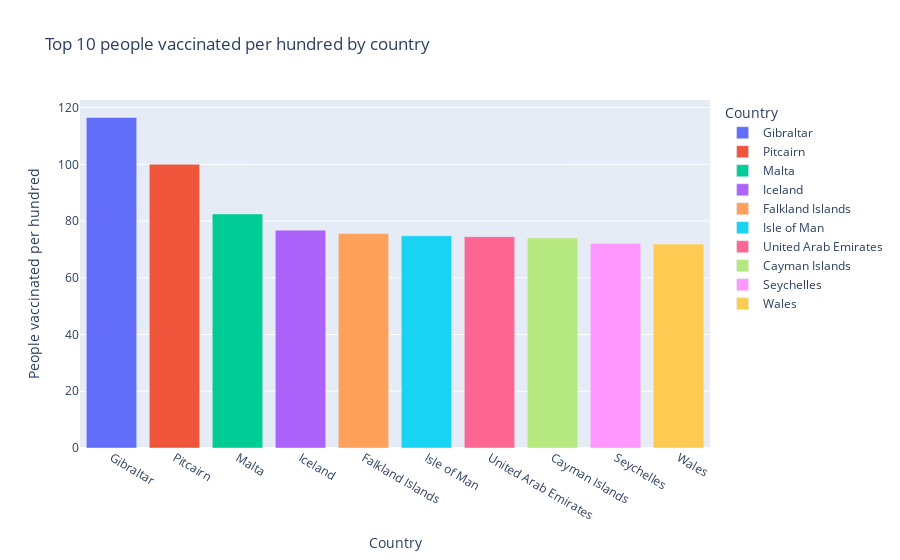

Notebook cell for this chart:
### Code cell
px.bar(people_vaccinated_per_hundred, x = "country", y = "people_vaccinated_per_hundred", labels = {"country":"Country", "people_vaccinated_per_hundred":"People vaccinated per hundred"}, title = "Top 10 people vaccinated per hundred by country", color = "country" )

### Figure 1 — Plotly figure (JSON) as saved in the notebook; plotly's stock layout.template omitted (floating-point values rounded to 4 significant figures)
{"data": [{"alignmentgroup": "True", "hovertemplate": "Country=%{x}<br>People vaccinated per hundred=%{y}<extra></extra>", "legendgroup": "Gibraltar", "marker": {"color": "#636efa"}, "name": "Gibraltar", "offsetgroup": "Gibraltar", "orientation": "v", "showlegend": true, "textposition": "auto", "type": "bar", "x": ["Gibraltar"], "xaxis": "x", "y": [116.5], "yaxis": "y"}, {"alignmentgroup": "True", "hovertemplate": "Country=%{x}<br>People vaccinated per hundred=%{y}<extra></extra>", "legendgroup": "Pitcairn", "marker": {"color": "#EF553B"}, "name": "Pitcairn", "offsetgroup": "Pitcairn", "orientation": "v", "showlegend": true, "textposition": "auto", "type": "bar", "x": ["Pitcairn"], "xaxis": "x", "y": [100], "yaxis": "y"}, {"alignmentgroup": "True", "hovertemplate": "Country=%{x}<br>People vaccinated per hundred=%{y}<extra></extra>", "legendgroup": "Malta", "marker": {"color": "#00cc96"}, "name": "Malta", "offsetgroup": "Malta", "orientation": "v", "showlegend": true, "textposition": "auto", "type": "bar", "x": ["Malta"], "xaxis": "x", "y": [82.5], "yaxis": "y"}, {"alignmentgroup": "True", "hovertemplate": "Country=%{x}<br>People vaccinated per hundred=%{y}<extra></extra>", "legendgroup": "Iceland", "marker": {"color": "#ab63fa"}, "name": "Iceland", "offsetgroup": "Iceland", "orientation": "v", "showlegend": true, "textposition": "auto", "type": "bar", "x": ["Iceland"], "xaxis": "x", "y": [76.79], "yaxis": "y"}, {"alignmentgroup": "True", "hovertemplate": "Country=%{x}<br>People vaccinated per hundred=%{y}<extra></extra>", "legendgroup": "Falkland Islands", "marker": {"color": "#FFA15A"}, "name": "Falkland Islands", "offsetgroup": "Falkland Islands", "orientation": "v", "showlegend": true, "textposition": "auto", "type": "bar", "x": ["Falkland Islands"], "xaxis": "x", "y": [75.57], "yaxis": "y"}, {"alignmentgroup": "True", "hovertemplate": "Country=%{x}<br>People vaccinated per hundred=%{y}<extra></extra>", "legendgroup": "Isle of Man", "marker": {"color": "#19d3f3"}, "name": "Isle of Man", "offsetgroup": "Isle of Man", "orientation": "v", "showlegend": true, "textposition": "auto", "type": "bar", "x": ["Isle of Man"], "xaxis": "x", "y": [74.82], "yaxis": "y"}, {"alignmentgroup": "True", "hovertemplate": "Country=%{x}<br>People vaccinated per hundred=%{y}<extra></extra>", "legendgroup": "United Arab Emirates", "marker": {"color": "#FF6692"}, "name": "United Arab Emirates", "offsetgroup": "United Arab Emirates", "orientation": "v", "showlegend": true, "textposition": "auto", "type": "bar", "x": ["United Arab Emirates"], "xaxis": "x", "y": [74.5], "yaxis": "y"}, {"alignmentgroup": "True", "hovertemplate": "Country=%{x}<br>People vaccinated per hundred=%{y}<extra></extra>", "legendgroup": "Cayman Islands", "marker": {"color": "#B6E880"}, "name": "Cayman Islands", "offsetgroup": "Cayman Islands", "orientation": "v", "showlegend": true, "textposition": "auto", "type": "bar", "x": ["Cayman Islands"], "xaxis": "x", "y": [74.05], "yaxis": "y"}, {"alignmentgroup": "True", "hovertemplate": "Country=%{x}<br>People vaccinated per hundred=%{y}<extra></extra>", "legendgroup": "Seychelles", "marker": {"color": "#FF97FF"}, "name": "Seychelles", "offsetgroup": "Seychelles", "orientation": "v", "showlegend": true, "textposition": "auto", "type": "bar", "x": ["Seychelles"], "xaxis": "x", "y": [72.11], "yaxis": "y"}, {"alignmentgroup": "True", "hovertemplate": "Country=%{x}<br>People vaccinated per hundred=%{y}<extra></extra>", "legendgroup": "Wales", "marker": {"color": "#FECB52"}, "name": "Wales", "offsetgroup": "Wales", "orientation": "v", "showlegend": true, "textposition": "auto", "type": "bar", "x": ["Wales"], "xaxis": "x", "y": [71.87], "yaxis": "y"}], "layout": {"barmode": "relative", "legend": {"title": {"text": "Country"}, "tracegroupgap": 0}, "title": {"text": "Top 10 people vaccinated per hundred by country"}, "xaxis": {"anchor": "y", "categoryarray": ["Gibraltar", "Pitcairn", "Malta", "Iceland", "Falkland Islands", "Isle of Man", "United Arab Emirates", "Cayman Islands", "Seychelles", "Wales"], "categoryorder": "array", "domain": [0, 1], "title": {"text": "Country"}}, "yaxis": {"anchor": "x", "domain": [0, 1], "title": {"text": "People vaccinated per hundred"}}}}
